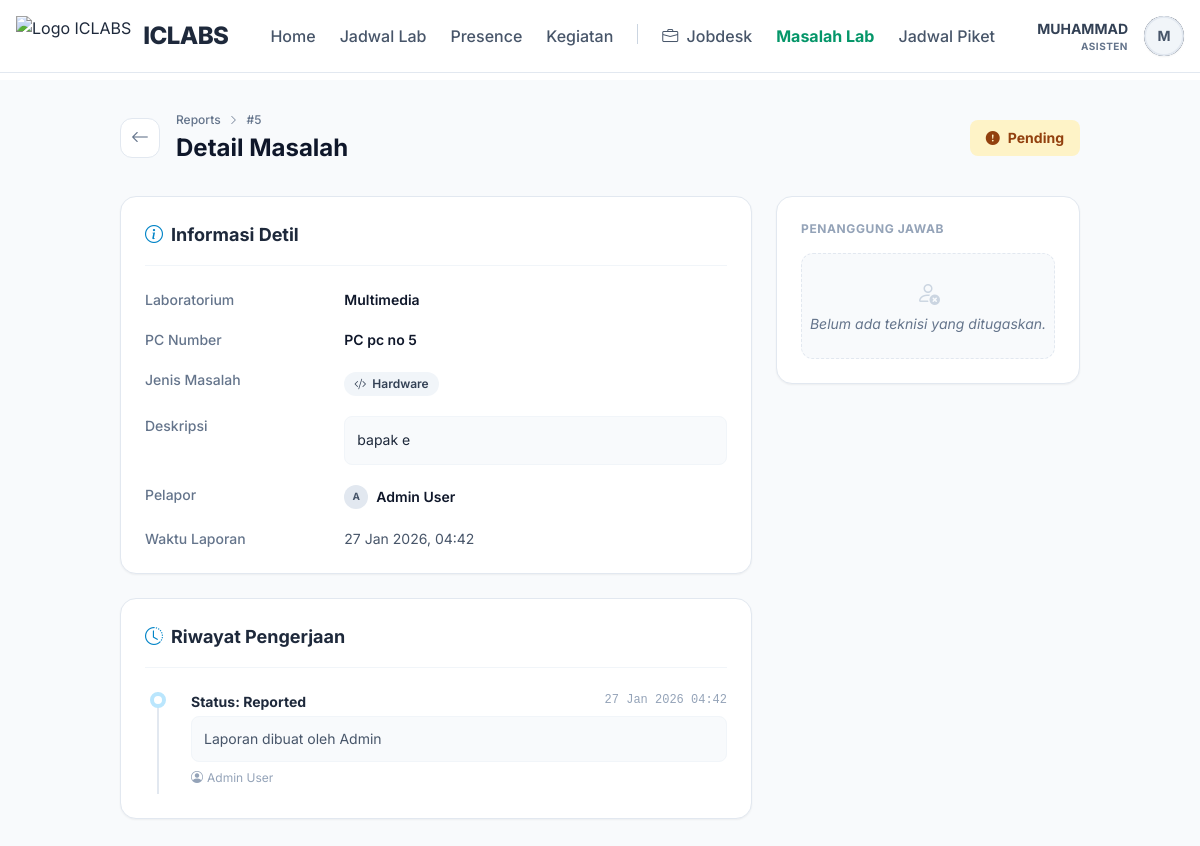
The app's page /public/asisten/problems/5 (signed in) with its own data.
### tables this page shows
CREATE TABLE `lab_problems` (
  `id` int(11) NOT NULL,
  `laboratory_id` int(11) NOT NULL,
  `pc_number` varchar(50) DEFAULT NULL,
  `problem_type` enum('hardware','software','network','other') NOT NULL,
  `description` text NOT NULL,
  `reporter_name` varchar(100) DEFAULT NULL,
  `status` enum('reported','in_progress','resolved') DEFAULT 'reported',
  `reported_by` int(11) NOT NULL,
  `assigned_to` int(11) DEFAULT NULL,
  `reported_at` timestamp NOT NULL DEFAULT current_timestamp(),
  `started_at` datetime DEFAULT NULL,
  `completed_at` datetime DEFAULT NULL
);

CREATE TABLE `laboratories` (
  `id` int(11) NOT NULL,
  `lab_name` varchar(100) NOT NULL,
  `image` varchar(255) DEFAULT NULL,
  `description` text DEFAULT NULL,
  `pc_count` int(11) DEFAULT 0,
  `tv_count` int(11) DEFAULT 0,
  `status` enum('active','inactive','maintenance') DEFAULT 'active',
  `location` varchar(100) DEFAULT NULL,
  `building` varchar(100) DEFAULT NULL,
  `floor` varchar(50) DEFAULT NULL,
  `room_number` varchar(50) DEFAULT NULL,
  `capacity` int(11) DEFAULT 0
);

CREATE TABLE `users` (
  `id` int(11) NOT NULL,
  `name` varchar(100) NOT NULL,
  `email` varchar(100) NOT NULL,
  `phone` varchar(20) DEFAULT NULL,
  `password` varchar(255) NOT NULL,
  `role_id` int(11) NOT NULL,
  `status` enum('active','inactive') DEFAULT 'active',
  `image` varchar(255) DEFAULT NULL,
  `created_at` timestamp NOT NULL DEFAULT current_timestamp()
);

CREATE TABLE `problem_histories` (
  `id` int(11) NOT NULL,
  `problem_id` int(11) NOT NULL,
  `status` enum('reported','in_progress','resolved') NOT NULL,
  `note` text DEFAULT NULL,
  `updated_by` int(11) NOT NULL,
  `updated_at` timestamp NOT NULL DEFAULT current_timestamp()
);

### app/controllers/AsistenController.php (called while the page is built, shortened)
<?php
class AsistenController extends Controller
{
    public function viewProblem($id)
    {
        $problemModel = $this->model('LabProblemModel');
        $historyModel = $this->model('ProblemHistoryModel');
        $problem = $problemModel->getProblemWithDetails($id);
        $data = [
            'problem' => $problem,
            'histories' => $historyModel->getHistoryByProblem($id)
        ];
        $this->view('asisten/reports/detail', $data);
    }
}

### app/core/Router.php (called while the page is built, shortened)
<?php
class Router {
    private $routes = [];
    private $params = [];
    private function addRoute($method, $uri, $controller) {
        $this->routes[] = [
            'method' => $method,
            'uri' => $uri,
            'controller' => $controller
        ];
    }
    public function dispatch() {
        $requestMethod = $_SERVER['REQUEST_METHOD'];
        $requestUri = $this->getRequestUri();
        foreach ($this->routes as $route) {
            if ($route['method'] !== $requestMethod) {
                continue;
            }
            if ($this->matchRoute($route['uri'], $requestUri)) {
                return $this->callController($route['controller']);
            }
        }
    }
    private function getRequestUri() {
        $uri = $_GET['url'] ?? '/';
        $uri = '/' . trim($uri, '/');
        return $uri;
    }
    private function matchRoute($pattern, $uri) {
        $pattern = preg_replace('/\/:([^\/]+)/', '/(?P<$1>[^/]+)', $pattern);
        $pattern = '#^' . $pattern . '$#';
        if (preg_match($pattern, $uri, $matches)) {
            $this->params = array_filter($matches, 'is_string', ARRAY_FILTER_USE_KEY);
            return true;
        }
        return false;
    }
    private function callController($controllerString) {
        list($controllerName, $method) = explode('@', $controllerString);
        $controller = new $controllerName();
        call_user_func_array([$controller, $method], $this->params);
    }
}

### public/index.php (called while the page is built, shortened)
<?php
require_once APP_PATH . '/core/Router.php';
require_once APP_PATH . '/core/Controller.php';
require_once APP_PATH . '/core/Model.php';
require_once APP_PATH . '/config/database.php';
require_once APP_PATH . '/helpers/functions.php';
$router = new Router();
$router->dispatch();

### app/helpers/functions.php (called while the page is built, shortened)
<?php
function e($string) {
    return htmlspecialchars($string, ENT_QUOTES, 'UTF-8');
}
function url($path = '') {
    return BASE_URL . '/' . ltrim($path, '/');
}

### app/config/database.php (called while the page is built, shortened)
<?php
function getDBConnection()
{
    static $pdo = null;
    if ($pdo === null) {
        try {
            $dsn = "mysql:host=" . DB_HOST . ";port=" . DB_PORT . ";dbname=" . DB_NAME . ";charset=" . DB_CHARSET;
            $options = [
                PDO::ATTR_ERRMODE            => PDO::ERRMODE_EXCEPTION,
                PDO::ATTR_DEFAULT_FETCH_MODE => PDO::FETCH_ASSOC,
                PDO::ATTR_EMULATE_PREPARES   => false,
            ];
            $pdo = new PDO($dsn, DB_USER, DB_PASS, $options);
        } catch (PDOException $e) {
            die("Database connection failed: " . $e->getMessage());
        }
    }
    return $pdo;
}

### app/models/LabProblemModel.php (called while the page is built, shortened)
<?php
class LabProblemModel extends Model
{
    public function getProblemWithDetails($id)
    {
        $sql = "SELECT p.*,
                       l.lab_name, l.location,
                       u.name as reporter_name,
                       u.email as reporter_email,
                       assigned.name as assigned_to_name
                FROM lab_problems p
                JOIN laboratories l ON p.laboratory_id = l.id
                JOIN users u ON p.reported_by = u.id
                LEFT JOIN users assigned ON p.assigned_to = assigned.id
                WHERE p.id = ?";
        return $this->queryOne($sql, [$id]);
    }
}

### app/core/Model.php (called while the page is built, shortened)
<?php
class Model {
    protected $db;
    public function __construct() {
        $this->db = getDBConnection();
    }
    public function query($sql, $params = []) {
        $stmt = $this->db->prepare($sql);
        $stmt->execute($params);
        return $stmt->fetchAll();
    }
    public function queryOne($sql, $params = []) {
        $stmt = $this->db->prepare($sql);
        $stmt->execute($params);
        return $stmt->fetch();
    }
}

### app/models/ProblemHistoryModel.php (called while the page is built, shortened)
<?php
class ProblemHistoryModel extends Model {
    public function getHistoryByProblem($problemId) {
        $sql = "SELECT h.*, u.name as updater_name, u.email as updater_email
                FROM problem_histories h
                JOIN users u ON h.updated_by = u.id
                WHERE h.problem_id = ?
                ORDER BY h.updated_at DESC";
        return $this->query($sql, [$problemId]);
    }
}

### app/views/asisten/reports/detail.php (the view, shortened to what this page needs)
<?php include APP_PATH . '/views/layouts/header.php'; ?>
<?php include APP_PATH . '/views/layouts/navbar.php'; ?>
<div class="bg-slate-50 min-h-screen py-8">
    <div class="max-w-5xl mx-auto px-4 sm:px-6 lg:px-8">
        <div class="flex flex-col md:flex-row justify-between items-start md:items-center mb-8 gap-4">
            <div class="flex items-center gap-4">
                <a href="<?= url('/asisten/problems') ?>" class="w-10 h-10 bg-white border border-slate-200 rounded-xl flex items-center justify-center text-slate-500 hover:text-slate-800 hover:shadow-sm transition-all">
                    <i class="bi bi-arrow-left text-lg"></i>
                </a>
                <div>
                    <div class="flex items-center gap-2 text-xs text-slate-500 font-medium mb-1">
                        <span>Reports</span>
                        <i class="bi bi-chevron-right text-[10px]"></i>
                        <span>#<?= $problem['id'] ?></span>
                    </div>
                    <h1 class="text-2xl font-bold text-slate-900">Detail Masalah</h1>
                </div>
            </div>
            <div class="flex items-center gap-3">
                <?php
                $statusConfig = [
                    'reported' => ['bg' => 'bg-amber-100', 'text' => 'text-amber-800', 'icon' => 'bi-exclamation-circle-fill', 'label' => 'Pending'],
                    'in_progress' => ['bg' => 'bg-blue-100', 'text' => 'text-blue-800', 'icon' => 'bi-arrow-repeat', 'label' => 'Diproses'],
                    'resolved' => ['bg' => 'bg-emerald-100', 'text' => 'text-emerald-800', 'icon' => 'bi-check-circle-fill', 'label' => 'Selesai']
                ];
                $s = $statusConfig[$problem['status']] ?? $statusConfig['reported'];
                ?>
                <div class="inline-flex items-center gap-2 px-4 py-2 rounded-lg text-sm font-bold <?= $s['bg'] ?> <?= $s['text'] ?>">
                    <i class="bi <?= $s['icon'] ?>"></i>
                    <?= $s['label'] ?>
                </div>
            </div>
        </div>
        <div class="grid grid-cols-1 lg:grid-cols-3 gap-6">
            <div class="lg:col-span-2 space-y-6">
                <div class="bg-white rounded-2xl shadow-sm border border-slate-200 p-6 overflow-hidden">
                    <h2 class="text-lg font-bold text-slate-800 mb-6 flex items-center gap-2 border-b border-slate-100 pb-4">
                        <i class="bi bi-info-circle text-sky-600"></i> Informasi Detil
                    </h2>
                    <div class="space-y-5">
                        <div class="grid grid-cols-1 sm:grid-cols-3 gap-4">
                            <div class="text-sm font-medium text-slate-500">Laboratorium</div>
                            <div class="sm:col-span-2 text-sm font-semibold text-slate-900"><?= e($problem['lab_name']) ?></div>
                        </div>
                        <div class="grid grid-cols-1 sm:grid-cols-3 gap-4">
                            <div class="text-sm font-medium text-slate-500">PC Number</div>
                            <div class="sm:col-span-2 text-sm font-semibold text-slate-900">
                                <?= $problem['pc_number'] ? 'PC ' . e($problem['pc_number']) : '-' ?>
                            </div>
                        </div>
                        <div class="grid grid-cols-1 sm:grid-cols-3 gap-4">
                            <div class="text-sm font-medium text-slate-500">Jenis Masalah</div>
                            <div class="sm:col-span-2">
                                <span class="inline-flex items-center gap-1.5 px-2.5 py-1 rounded-full text-xs font-semibold bg-slate-100 text-slate-700">
                                    <i class="bi bi-code-slash"></i>
                                    <?= ucfirst($problem['problem_type']) ?>
                                </span>
                            </div>
                        </div>
                        <div class="grid grid-cols-1 sm:grid-cols-3 gap-4">
                            <div class="text-sm font-medium text-slate-500">Deskripsi</div>
                            <div class="sm:col-span-2 text-sm text-slate-800 leading-relaxed bg-slate-50 p-3 rounded-lg border border-slate-100">
                                <?= nl2br(e($problem['description'])) ?>
                            </div>
                        </div>
                        <div class="grid grid-cols-1 sm:grid-cols-3 gap-4">
                            <div class="text-sm font-medium text-slate-500">Pelapor</div>
                            <div class="sm:col-span-2 flex items-center gap-2">
                                <div class="w-6 h-6 rounded-full bg-slate-200 flex items-center justify-center text-[10px] font-bold text-slate-600">
                                    <?= strtoupper(substr($problem['reporter_name'], 0, 1)) ?>
                                </div>
                                <span class="text-sm font-semibold text-slate-900"><?= e($problem['reporter_name']) ?></span>
                            </div>
                        </div>
                        <div class="grid grid-cols-1 sm:grid-cols-3 gap-4">
                            <div class="text-sm font-medium text-slate-500">Waktu Laporan</div>
                            <div class="sm:col-span-2 text-sm text-slate-600">
                                <?= date('d M Y, H:i', strtotime($problem['reported_at'])) ?>
                            </div>
                        </div>
                    </div>
                </div>
                <div class="bg-white rounded-2xl shadow-sm border border-slate-200 p-6">
                    <h2 class="text-lg font-bold text-slate-800 mb-6 flex items-center gap-2 border-b border-slate-100 pb-4">
                        <i class="bi bi-clock-history text-sky-600"></i> Riwayat Pengerjaan
                    </h2>
                    <?php if (!empty($histories)): ?>
                        <div class="relative border-l-2 border-slate-200 ml-3 space-y-8 pb-2">
                            <?php foreach ($histories as $history): ?>
                                <div class="relative pl-8">
                                    <div class="absolute -left-[9px] top-0 w-4 h-4 rounded-full bg-white border-4 border-sky-200"></div>
                                    <div class="flex flex-col sm:flex-row sm:justify-between sm:items-start gap-1 mb-1">
                                        <span class="text-sm font-bold text-slate-800">
                                            Status: <?= ucfirst(str_replace('_', ' ', $history['status'])) ?>
                                        </span>
                                        <span class="text-xs text-slate-400 font-mono">
                                            <?= date('d M Y H:i', strtotime($history['updated_at'])) ?>
                                        </span>
                                    </div>
                                    <p class="text-sm text-slate-600 bg-slate-50 p-3 rounded-lg border border-slate-100">
                                        <?= e($history['note'] ?: 'Tidak ada catatan tambahan.') ?>
                                    </p>
                                    <div class="mt-2 text-xs text-slate-400 flex items-center gap-1">
                                        <i class="bi bi-person-circle"></i>
                                        <?= e($history['updater_name'] ?? 'System') ?>
                                    </div>
                                </div>
                            <?php endforeach; ?>
                        </div>
                    <?php endif; ?>
                </div>
            </div>
            <div class="space-y-6">
                <div class="bg-white rounded-2xl shadow-sm border border-slate-200 p-6">
                    <h3 class="text-xs font-bold text-slate-400 uppercase tracking-wider mb-4">Penanggung Jawab</h3>
                    <?php if (!empty($problem['assigned_to_name'])): ?>
                        <div class="flex items-center gap-3 p-3 bg-sky-50 rounded-xl border border-sky-100">
                            <div class="w-10 h-10 bg-sky-600 rounded-full flex items-center justify-center shadow-sm text-white font-bold text-lg">
                                <?= strtoupper(substr($problem['assigned_to_name'], 0, 1)) ?>
                            </div>
                            <div>
                                <div class="text-sm font-bold text-slate-900"><?= e($problem['assigned_to_name']) ?></div>
                                <div class="text-xs text-sky-700 font-medium">Asisten Laboratorium</div>
                            </div>
                        </div>
                        <?php if ($problem['assigned_to'] == getUserId()): ?>
                            <div class="mt-3 text-xs text-center text-slate-500 bg-slate-50 p-3 rounded-lg border border-slate-100">
                                <i class="bi bi-info-circle mr-1 text-sky-500"></i>
                                Anda ditugaskan menangani ini. Silakan update progress melalui menu <a href="<?= url('/asisten/jobdesk') ?>" class="text-sky-600 font-bold hover:underline">Jobdesk</a>.
                            </div>
                        <?php endif; ?>
                    <?php else: ?>
                        <div class="text-center py-6 bg-slate-50 rounded-xl border border-dashed border-slate-200">
                            <i class="bi bi-person-x text-slate-300 text-2xl mb-1 block"></i>
                            <p class="text-sm text-slate-500 italic">Belum ada teknisi yang ditugaskan.</p>
                        </div>
                    <?php endif; ?>
                </div>
            </div>
        </div>
    </div>
</div>

### records on screen
lab_problems: id "5", status "Pending", laboratory.lab_name "Multimedia", pc_number "pc no 5", problem_type "Hardware", description "bapak e", reported_by.name "A", reported_by.name "Admin User", reported_at "27 Jan 2026, 04:42"
problem_histories: status "Reported", updated_at "27 Jan 2026 04:42", note "Laporan dibuat oleh Admin", updated_by.name "Admin User"

### other values on screen
explode(' ', $_SESSION['user_name'] ?? 'User')[0] "MUHAMMAD"
getUserRole() "ASISTEN"
substr($_SESSION['user_name'] ?? 'U', 0, 1) "M"
